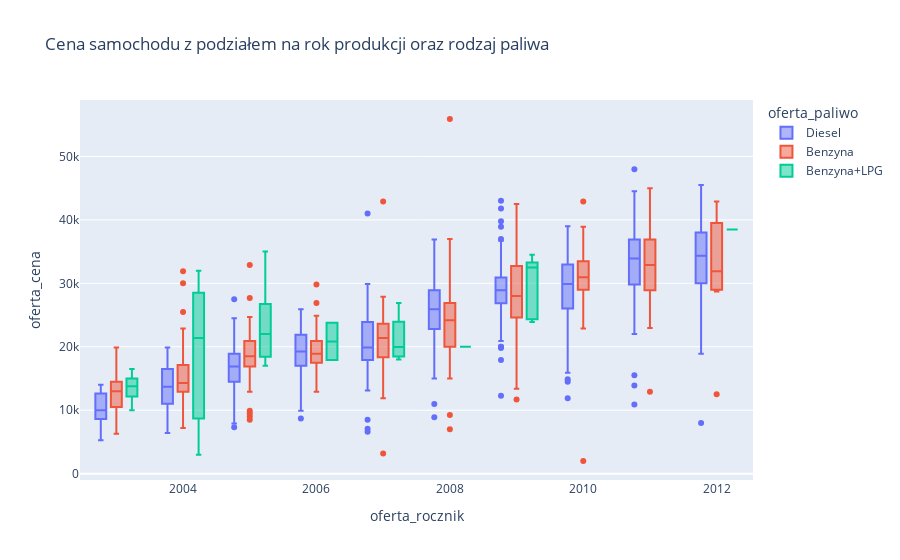

The code cell stored with this chart in its notebook:
### Code cell
# analiza ceny wg. rodzaju paliwa i rocznika
import plotly.express as px

px.box(dane_df, 
       x = "oferta_rocznik", 
       y = "oferta_cena",
       color = "oferta_paliwo",
       title = "Cena samochodu z podziałem na rok produkcji oraz rodzaj paliwa")

### Figure 1 — Plotly figure (JSON) as saved in the notebook; plotly's stock layout.template omitted (floating-point values rounded to 4 significant figures; data arrays with more than 128 entries replaced by an {"elided": "..."} marker saying what was removed)
{"data": [{"alignmentgroup": "True", "hovertemplate": "oferta_paliwo=Diesel<br>oferta_rocznik=%{x}<br>oferta_cena=%{y}<extra></extra>", "legendgroup": "Diesel", "marker": {"color": "#636efa"}, "name": "Diesel", "notched": false, "offsetgroup": "Diesel", "orientation": "v", "showlegend": true, "type": "box", "x": {"elided": "718 int values"}, "x0": " ", "xaxis": "x", "y": {"elided": "718 int values"}, "y0": " ", "yaxis": "y"}, {"alignmentgroup": "True", "hovertemplate": "oferta_paliwo=Benzyna<br>oferta_rocznik=%{x}<br>oferta_cena=%{y}<extra></extra>", "legendgroup": "Benzyna", "marker": {"color": "#EF553B"}, "name": "Benzyna", "notched": false, "offsetgroup": "Benzyna", "orientation": "v", "showlegend": true, "type": "box", "x": {"elided": "497 int values"}, "x0": " ", "xaxis": "x", "y": {"elided": "497 int values"}, "y0": " ", "yaxis": "y"}, {"alignmentgroup": "True", "hovertemplate": "oferta_paliwo=Benzyna+LPG<br>oferta_rocznik=%{x}<br>oferta_cena=%{y}<extra></extra>", "legendgroup": "Benzyna+LPG", "marker": {"color": "#00cc96"}, "name": "Benzyna+LPG", "notched": false, "offsetgroup": "Benzyna+LPG", "orientation": "v", "showlegend": true, "type": "box", "x": [2012, 2004, 2008, 2003, 2005, 2007, 2004, 2007, 2009, 2007, 2009, 2004, 2004, 2005, 2003, 2009, 2004, 2008, 2006, 2009, 2005, 2009, 2006, 2003, 2004, 2005, 2007, 2003, 2005, 2003], "x0": " ", "xaxis": "x", "y": [38500, 28500, 19999, 16500, 22000, 18000, 32000, 18900, 32499, 21000, 24500, 2990, 16900, 35000, 12900, 32900, 25900, 19999, 23800, 34500, 18900, 23900, 17900, 14500, 8700, 24000, 26900, 10000, 17000, 13799], "y0": " ", "yaxis": "y"}], "layout": {"boxmode": "group", "legend": {"title": {"text": "oferta_paliwo"}, "tracegroupgap": 0}, "title": {"text": "Cena samochodu z podziałem na rok produkcji oraz rodzaj paliwa"}, "xaxis": {"anchor": "y", "domain": [0, 1], "title": {"text": "oferta_rocznik"}}, "yaxis": {"anchor": "x", "domain": [0, 1], "title": {"text": "oferta_cena"}}}}
